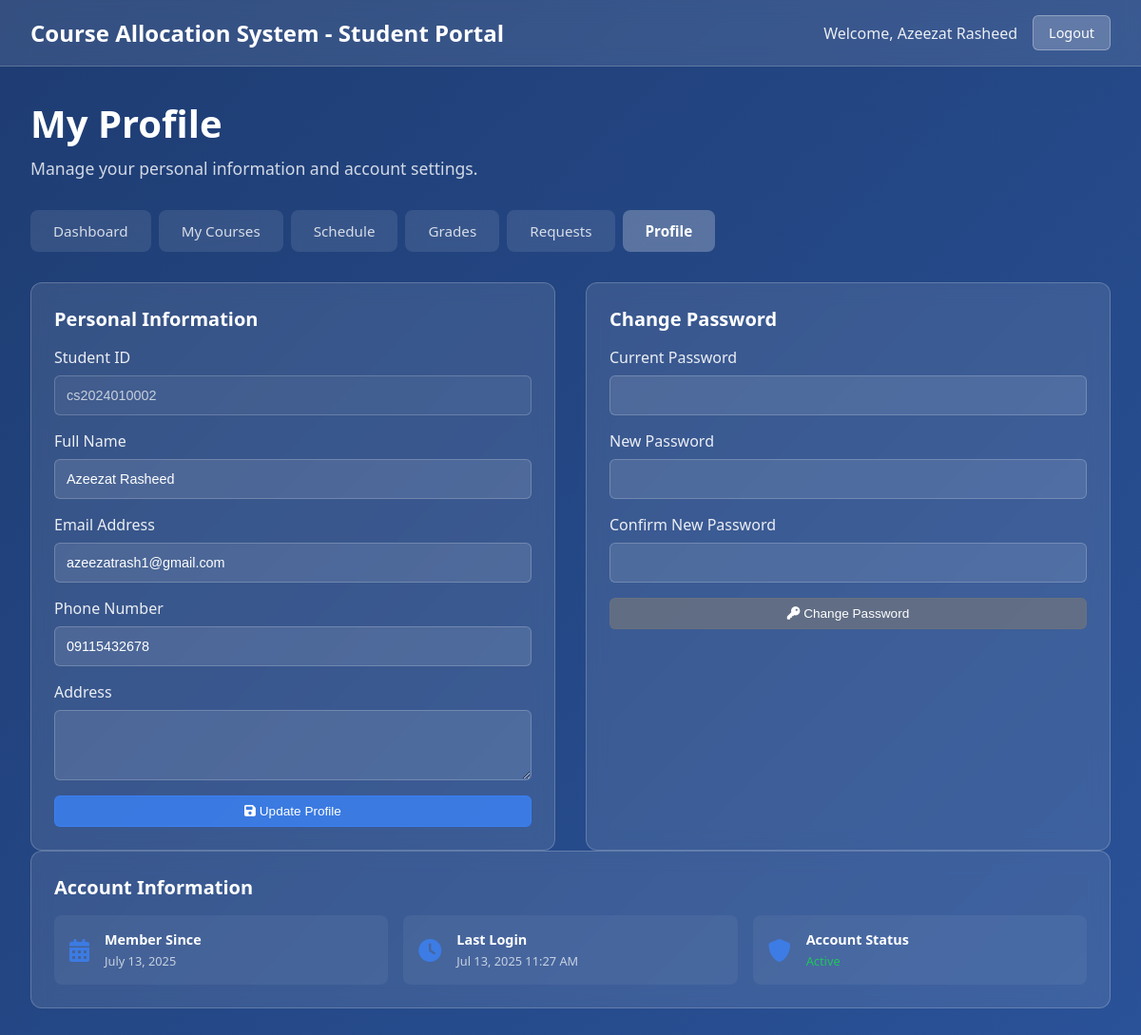
Screenshot of /student/profile.php (signed in) with the database file from the repository.
### tables this page shows
CREATE TABLE `students` (
  `id` int(11) NOT NULL,
  `student_id` varchar(20) NOT NULL,
  `first_name` varchar(50) NOT NULL,
  `last_name` varchar(50) NOT NULL,
  `email` varchar(100) NOT NULL,
  `password` varchar(255) NOT NULL,
  `phone` varchar(20) DEFAULT NULL,
  `department` varchar(100) NOT NULL,
  `year_of_study` int(11) NOT NULL,
  `gpa` decimal(3,2) DEFAULT NULL,
  `created_at` timestamp NOT NULL DEFAULT current_timestamp(),
  `updated_at` timestamp NOT NULL DEFAULT current_timestamp() ON UPDATE current_timestamp()
);

### student/profile.php (the view, shortened to what this page needs)
<?php
$db = new Database();
$pdo = $db->getConnection();
$student_id = $_SESSION['student_id'];
$stmt = $pdo->prepare("SELECT * FROM students WHERE id = ?");
$stmt->execute([$student_id]);
$student = $stmt->fetch();
?>
<!DOCTYPE html>
<html lang="en">
<head>
    <link rel="stylesheet" href="assets/css/student-styles.css">
    <link href="https://cdnjs.cloudflare.com/ajax/libs/font-awesome/6.0.0/css/all.min.css" rel="stylesheet">
</head>
<body>
    <header class="header">
        <div class="header-content">
            <h1 class="system-title">Course Allocation System - Student Portal</h1>
            <div class="user-info">
                <span class="welcome-text">Welcome, <?php echo isset($_SESSION['name']) ? htmlspecialchars($_SESSION['name']) : ''; ?></span>
                <a href="logout.php" class="logout-btn">Logout</a>
            </div>
        </div>
    </header>
    <main class="main-content">
        <div class="dashboard-header">
            <h2 class="dashboard-title">My Profile</h2>
            <p class="dashboard-subtitle">Manage your personal information and account settings.</p>
        </div>
        <nav class="nav-tabs">
            <a href="student-dashboard.php" class="nav-tab">Dashboard</a>
            <a href="my-courses.php" class="nav-tab">My Courses</a>
            <a href="schedule.php" class="nav-tab">Schedule</a>
            <a href="grades.php" class="nav-tab">Grades</a>
            <a href="requests.php" class="nav-tab">Requests</a>
            <a href="profile.php" class="nav-tab active">Profile</a>
        </nav>
        <div class="dashboard-content">
            <div class="content-sections">
                <div class="content-section">
                    <div class="section-header">
                        <h3 class="section-title">Personal Information</h3>
                    </div>
                    <form method="POST" class="profile-form">
                        <div class="form-group">
                            <label for="student_id_display">Student ID</label>
                            <input type="text" id="student_id_display" value="<?php echo htmlspecialchars($student['student_id']); ?>" readonly>
                        </div>
                        <div class="form-group">
                            <label for="name">Full Name</label>
                            <input type="text" name="name" id="name" value="<?php echo isset($_SESSION['name']) ? htmlspecialchars($_SESSION['name']) : ''; ?>" required>
                        </div>
                        <div class="form-group">
                            <label for="email">Email Address</label>
                            <input type="email" name="email" id="email" value="<?php echo htmlspecialchars($student['email']); ?>" required>
                        </div>
                        <div class="form-group">
                            <label for="phone">Phone Number</label>
                            <input type="tel" name="phone" id="phone" value="<?php echo htmlspecialchars($student['phone'] ?? ''); ?>">
                        </div>
                        <div class="form-group">
                            <label for="address">Address</label>
                            <textarea name="address" id="address" rows="3"><?php echo htmlspecialchars($student['address'] ?? ''); ?></textarea>
                        </div>
                        <button type="submit" class="btn btn-primary">
                            <i class="fas fa-save"></i> Update Profile
                        </button>
                    </form>
                </div>
                <div class="content-section">
                    <div class="section-header">
                        <h3 class="section-title">Change Password</h3>
                    </div>
                    <form method="POST" class="password-form">
                        <div class="form-group">
                            <label for="current_password">Current Password</label>
                            <input type="password" name="current_password" id="current_password">
                        </div>
                        <div class="form-group">
                            <label for="new_password">New Password</label>
                            <input type="password" name="new_password" id="new_password" minlength="6">
                        </div>
                        <div class="form-group">
                            <label for="confirm_password">Confirm New Password</label>
                            <input type="password" name="confirm_password" id="confirm_password" minlength="6">
                        </div>
                        <button type="submit" class="btn btn-secondary">
                            <i class="fas fa-key"></i> Change Password
                        </button>
                    </form>
                </div>
            </div>
            <div class="content-section full-width">
                <div class="section-header">
                    <h3 class="section-title">Account Information</h3>
                </div>
                <div class="account-stats">
                    <div class="stat-item">
                        <i class="fas fa-calendar-alt"></i>
                        <div>
                            <strong>Member Since</strong>
                            <span><?php echo date('F j, Y', strtotime($student['created_at'])); ?></span>
                        </div>
                    </div>
                    <div class="stat-item">
                        <i class="fas fa-clock"></i>
                        <div>
                            <strong>Last Login</strong>
                            <span><?php echo date('M j, Y g:i A', strtotime($student['last_login'] ?? $student['created_at'])); ?></span>
                        </div>
                    </div>
                    <div class="stat-item">
                        <i class="fas fa-shield-alt"></i>
                        <div>
                            <strong>Account Status</strong>
                            <span class="status-active">Active</span>
                        </div>
                    </div>
                </div>
            </div>
        </div>
    </main>
</body>
</html>

### student/assets/css/student-styles.css (style rules this page uses)
* { margin: 0; padding: 0; box-sizing: border-box; }
body { font-family: "Segoe UI", Tahoma, Geneva, Verdana, sans-serif; background: linear-gradient(135deg, #1e3c72 0%, #2a5298 100%); min-height: 100vh; color: white; }
.header { background: rgba(255, 255, 255, 0.1); backdrop-filter: blur(10px); border-bottom: 1px solid rgba(255, 255, 255, 0.2); padding: 1rem 0; }
.header-content { max-width: 1200px; margin: 0 auto; padding: 0 2rem; display: flex; justify-content: space-between; align-items: center; }
.system-title { font-size: 1.5rem; font-weight: 600; color: white; }
.user-info { display: flex; align-items: center; gap: 1rem; }
.welcome-text { font-size: 1rem; color: rgba(255, 255, 255, 0.9); }
.logout-btn { background: rgba(255, 255, 255, 0.2); color: white; border: 1px solid rgba(255, 255, 255, 0.3); padding: 0.5rem 1rem; border-radius: 6px; cursor: pointer; font-size: 0.9rem; transition: all 0.3s ease; text-decoration: none; display: inline-block; }
.main-content { max-width: 1200px; margin: 0 auto; padding: 2rem; }
.dashboard-header { margin-bottom: 2rem; }
.dashboard-title { font-size: 2.5rem; font-weight: 700; margin-bottom: 0.5rem; color: white; }
.dashboard-subtitle { font-size: 1.1rem; color: rgba(255, 255, 255, 0.8); }
.nav-tabs { display: flex; gap: 0.5rem; margin-bottom: 2rem; flex-wrap: wrap; }
.nav-tab { background: rgba(255, 255, 255, 0.1); color: rgba(255, 255, 255, 0.8); border: none; padding: 0.75rem 1.5rem; border-radius: 8px; cursor: pointer; font-size: 0.95rem; transition: all 0.3s ease; backdrop-filter: blur(10px); text-decoration: none; display: inline-block; }
.nav-tab.active { background: rgba(255, 255, 255, 0.25); color: white; font-weight: 600; }
.content-sections { display: grid; grid-template-columns: repeat(auto-fit, minmax(500px, 1fr)); gap: 2rem; }
.content-section { background: rgba(255, 255, 255, 0.1); backdrop-filter: blur(10px); border: 1px solid rgba(255, 255, 255, 0.2); border-radius: 12px; padding: 1.5rem; }
.content-section.full-width { grid-column: 1 / -1; }
.section-header { display: flex; justify-content: space-between; align-items: center; margin-bottom: 1rem; }
.section-title { font-size: 1.25rem; font-weight: 600; color: white; }
.view-all-btn, .btn { background: rgba(255, 255, 255, 0.2); color: white; border: 1px solid rgba(255, 255, 255, 0.3); padding: 0.5rem 1rem; border-radius: 6px; cursor: pointer; font-size: 0.85rem; transition: all 0.3s ease; text-decoration: none; display: inline-block; }
.btn-primary { background: rgba(59, 130, 246, 0.8); border-color: rgba(59, 130, 246, 0.9); }
.btn-secondary { background: rgba(107, 114, 128, 0.8); border-color: rgba(107, 114, 128, 0.9); }
.request-form, .profile-form, .password-form { display: flex; flex-direction: column; gap: 1rem; }
.form-group { display: flex; flex-direction: column; gap: 0.5rem; }
.form-group label { font-weight: 500; color: rgba(255, 255, 255, 0.9); }
.form-group input, .form-group select, .form-group textarea { background: rgba(255, 255, 255, 0.1); border: 1px solid rgba(255, 255, 255, 0.2); border-radius: 6px; padding: 0.75rem; color: white; font-size: 0.9rem; }
.form-group input::placeholder, .form-group textarea::placeholder { color: rgba(255, 255, 255, 0.5); }
.form-group input[readonly] { background: rgba(255, 255, 255, 0.05); color: rgba(255, 255, 255, 0.7); }
.account-stats { display: grid; grid-template-columns: repeat(auto-fit, minmax(250px, 1fr)); gap: 1rem; }
.stat-item { display: flex; align-items: center; gap: 1rem; padding: 1rem; background: rgba(255, 255, 255, 0.05); border-radius: 8px; }
.stat-item i { font-size: 1.5rem; color: rgba(59, 130, 246, 0.8); }
.stat-item div { display: flex; flex-direction: column; gap: 0.25rem; }
.stat-item strong { color: white; font-size: 0.9rem; }
.stat-item span { color: rgba(255, 255, 255, 0.7); font-size: 0.8rem; }
.status-active { color: #22c55e !important; }

### rows the page displays
students: student "cs2024010002", email "azeezatrash1@gmail.com", phone "09115432678", created_at "July 13, 2025", created_at "Jul 13, 2025 11:27 AM"

### other values shown
$_SESSION['name'] "Azeezat Rasheed"
